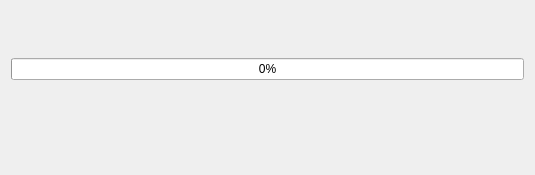
<?xml version="1.0" encoding="UTF-8"?>
<ui version="4.0">
 <class>Dialog</class>
 <widget class="QDialog" name="Dialog">
  <property name="geometry">
   <rect>
    <x>0</x>
    <y>0</y>
    <width>535</width>
    <height>175</height>
   </rect>
  </property>
  <property name="sizePolicy">
   <sizepolicy hsizetype="Preferred" vsizetype="Preferred">
    <horstretch>0</horstretch>
    <verstretch>0</verstretch>
   </sizepolicy>
  </property>
  <property name="windowTitle">
   <string>Export Clips</string>
  </property>
  <property name="windowIcon">
   <iconset>
    <normaloff>:/openshot.svg</normaloff>:/openshot.svg</iconset>
  </property>
  <property name="autoFillBackground">
   <bool>false</bool>
  </property>
  <layout class="QGridLayout" name="gridLayout" rowstretch="0,0,0">
   <item row="1" column="0">
    <widget class="QProgressBar" name="progressExportVideo">
     <property name="sizePolicy">
      <sizepolicy hsizetype="Expanding" vsizetype="Fixed">
       <horstretch>0</horstretch>
       <verstretch>0</verstretch>
      </sizepolicy>
     </property>
     <property name="value">
      <number>0</number>
     </property>
    </widget>
   </item>
   <item row="0" column="0">
    <layout class="QVBoxLayout" name="verticalLayout">
     <property name="spacing">
      <number>9</number>
     </property>
     <property name="bottomMargin">
      <number>9</number>
     </property>
     <item>
      <layout class="QHBoxLayout" name="FilePickerArea"/>
     </item>
    </layout>
   </item>
   <item row="2" column="0">
    <widget class="QDialogButtonBox" name="buttonBox">
     <property name="standardButtons">
      <set>QDialogButtonBox::NoButton</set>
     </property>
     <property name="centerButtons">
      <bool>true</bool>
     </property>
    </widget>
   </item>
  </layout>
 </widget>
 <resources/>
 <connections/>
</ui>
